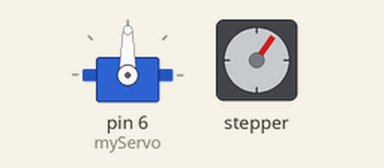
Recording of a sketch running on a simulated Arduino Uno, built with avr-gcc and run on an emulated ATmega328P. On the bench: servo, stepper motor. Stepper angles assume 10 steps per turn.

Above: at 0.05 s.
At 1.3 s:
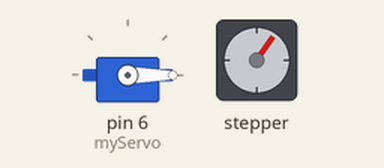
At 2.6 s:
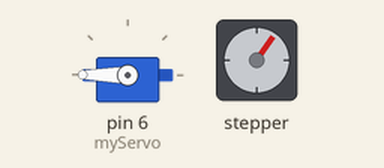
Timing chart, 0 to 6.0 s (numbered marks = the images above):
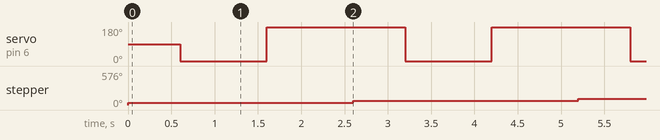

Measured:
- by itself, servo on pin 6 (myServo): alternates 180° for 1.6 s and 0° for 1.0 s
- by itself, stepper: turns 36° clockwise in 0.00 s, repeating every 2.6 s

The sketch:

servoandstepper.ino
```cpp
#include <Stepper.h>
#include <Servo.h>

// Define the number of steps per revolution for the stepper motor
const int stepsPerRevolution = 10;
// Initialize the stepper motor object
Stepper myStepper(stepsPerRevolution, 8, 9, 10, 11);
const  int motorenable=4;
const int motorenableb=5;
// Initialize the servo motor object
Servo myServo;

void setup() {
  // Set up the stepper motor
  myStepper.setSpeed(60); // RPM

  // Set up the servo motor
  myServo.attach(6);

  digitalWrite(motorenable,HIGH);
  digitalWrite(motorenableb,HIGH);

}

void loop() {
  // Rotate the stepper motor 360 degrees clockwise
  // for (int i = 0; i < stepsPerRevolution; i++) {
    myStepper.step(1);
    delay(500); // Adjust as needed for smooth motion
  // }
  // delay(1000); // Wait for 1 second

  // Move the servo motor to 0 degrees
  myServo.write(0);
  delay(1000); // Wait for 1 second

  // Move the servo motor to 180 degrees
  myServo.write(180);
  delay(1000); // Wait for 1 second
}
```
